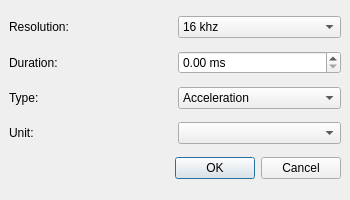
<?xml version="1.0" encoding="UTF-8"?>
<ui version="4.0">
 <class>OSGCreatePulseDialog</class>
 <widget class="QMainWindow" name="OSGCreatePulseDialog">
  <property name="geometry">
   <rect>
    <x>0</x>
    <y>0</y>
    <width>350</width>
    <height>200</height>
   </rect>
  </property>
  <property name="windowTitle">
   <string>Create Pulse</string>
  </property>
  <widget class="QWidget" name="centralwidget">
   <layout class="QHBoxLayout" name="horizontalLayout">
    <item>
     <layout class="QGridLayout" name="gridLayout">
      <item row="3" column="1">
       <widget class="QComboBox" name="comboBoxUnit">
        <property name="editable">
         <bool>false</bool>
        </property>
       </widget>
      </item>
      <item row="1" column="0">
       <widget class="QLabel" name="labelDuration">
        <property name="text">
         <string>Duration:</string>
        </property>
       </widget>
      </item>
      <item row="0" column="1">
       <widget class="QComboBox" name="comboBoxResolution">
        <property name="editable">
         <bool>false</bool>
        </property>
        <property name="sizeAdjustPolicy">
         <enum>QComboBox::AdjustToContentsOnFirstShow</enum>
        </property>
        <item>
         <property name="text">
          <string>16 khz</string>
         </property>
        </item>
        <item>
         <property name="text">
          <string>8khz</string>
         </property>
        </item>
        <item>
         <property name="text">
          <string>4 khz</string>
         </property>
        </item>
       </widget>
      </item>
      <item row="2" column="1">
       <widget class="QComboBox" name="comboBoxType">
        <property name="editable">
         <bool>false</bool>
        </property>
        <item>
         <property name="text">
          <string>Acceleration</string>
         </property>
        </item>
        <item>
         <property name="text">
          <string>Velocity</string>
         </property>
        </item>
        <item>
         <property name="text">
          <string>Way</string>
         </property>
        </item>
       </widget>
      </item>
      <item row="0" column="0">
       <widget class="QLabel" name="labelResolution">
        <property name="text">
         <string>Resolution:</string>
        </property>
       </widget>
      </item>
      <item row="3" column="0">
       <widget class="QLabel" name="labelUnit">
        <property name="text">
         <string>Unit:</string>
        </property>
       </widget>
      </item>
      <item row="2" column="0">
       <widget class="QLabel" name="labelType">
        <property name="text">
         <string>Type:</string>
        </property>
       </widget>
      </item>
      <item row="4" column="0" colspan="2">
       <widget class="QDialogButtonBox" name="buttonBox">
        <property name="standardButtons">
         <set>QDialogButtonBox::Cancel|QDialogButtonBox::Ok</set>
        </property>
       </widget>
      </item>
      <item row="1" column="1">
       <widget class="QDoubleSpinBox" name="doubleSpinBoxDuration">
        <property name="suffix">
         <string> ms</string>
        </property>
        <property name="maximum">
         <double>400.000000000000000</double>
        </property>
       </widget>
      </item>
     </layout>
    </item>
   </layout>
  </widget>
 </widget>
 <resources/>
 <connections/>
</ui>
